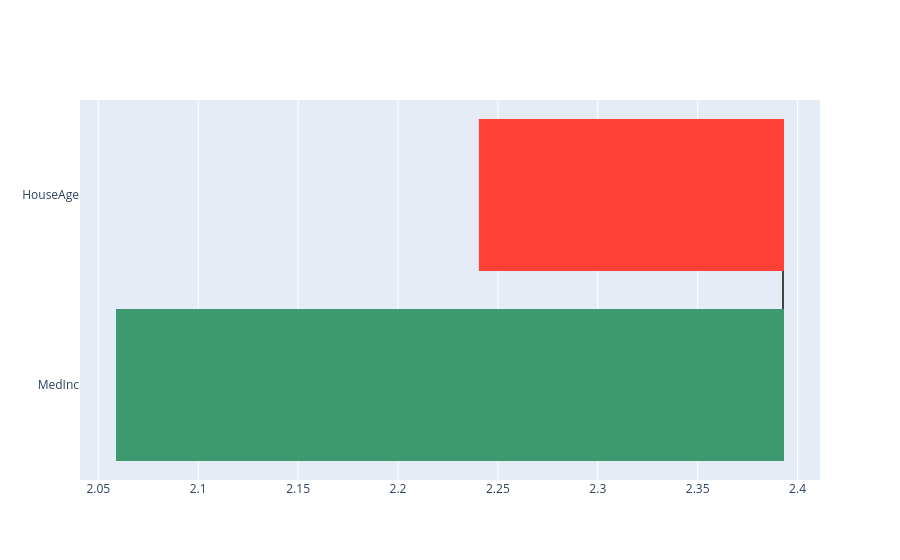

The notebook cell saved with this chart:
### Code cell
row = X_test.iloc[4]
contrib = eli5.explain_prediction_df(rf, row, feature_names=list(X_train.columns))

print(rf.predict(row.to_frame().T))
plot_waterfall(contrib)

### Figure 1 — Plotly figure (JSON) as saved in the notebook; plotly's stock layout.template omitted (floating-point values rounded to 4 significant figures)
{"data": [{"base": 2.059, "name": "waterfall", "orientation": "h", "type": "waterfall", "x": [0.3334, -0.1517], "y": ["MedInc", "HouseAge"]}], "layout": {}}
